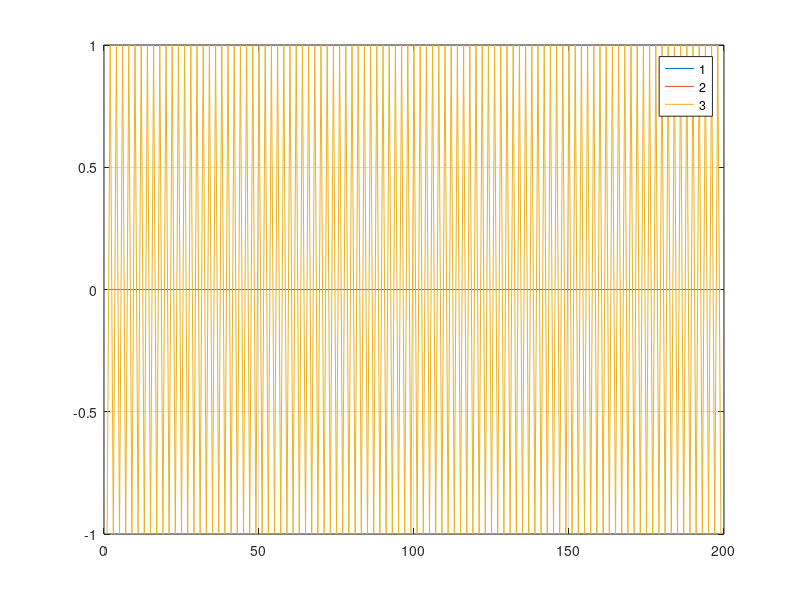

MATLAB code to generate this figure:
t = (1:0.5:100)';
w = 2*pi;
x1=sin(w*t);
x2=cos(w*t+pi/2);
x3=sin(w*t-pi/2);
x1_x2 = min(min(corrcoef(x1, x2)))
x1_x3 = min(min(corrcoef(x1, x3))) 
figure;
plot(x1);hold on;grid on;
plot(x2);
plot(x3);
legend('1','2','3');